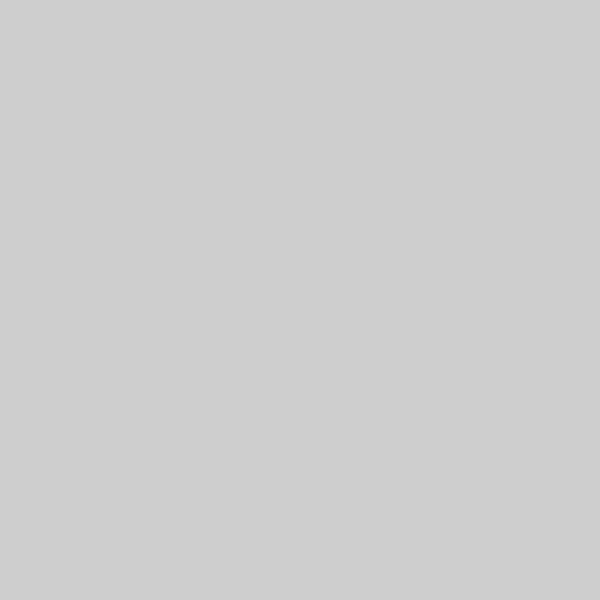
Frame 1 (no input)
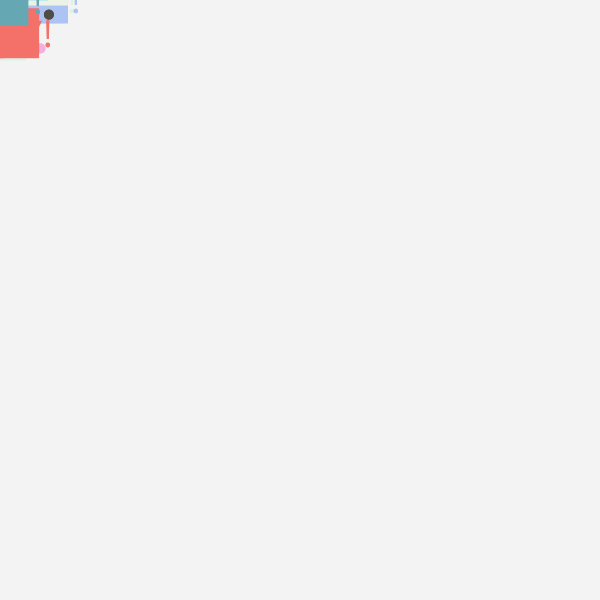
Frame 60 (the mouse pressed at the canvas centre just before this capture)
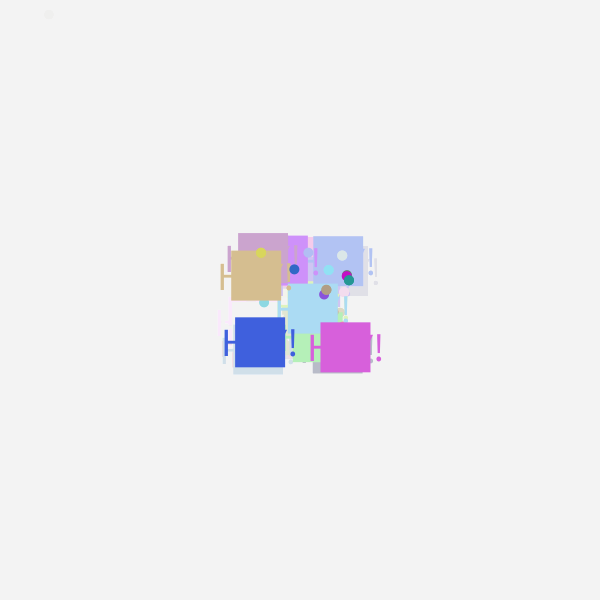
Frame 120 (the mouse held since frame 60 and released just before this capture)

The Processing sketch that drew these frames (run headless with seeded random() and noise(); from frame 60 on, the mouse is pressed at the canvas centre):

// Processing sketch: random_dots_dynamic
// ── random_dots_dynamic.pde
void setup() {
  size (600,600);
  //background(255);
  noStroke();
  
  //make sure everthing is draw from the center
  rectMode(CENTER);
  textAlign(CENTER,CENTER);
  textSize(40);
}

void draw(){
  
  //semi transparent background
  
   fill(255,255,255,10);
   rect(width/2, height/2, width ,height );
   
  // generate random color
  
  float r = random(255);
  float g  = random(255);
  float b = random(255);
  
  // generate a random position near the mouse
  
  float x = mouseX + random(-50,50);
  float y = mouseY + random(-50,50);
  
  //draw an ellipse
  
  fill(r,g,b);
  ellipse(x,y,10,10);
  
  //generate a random shape
  int shapeChoice = int (random(3));
  
  //if statement for ellipse
  if(shapeChoice == 1) {
    // draw an ellipse
    ellipse(x,y,10,10);
  }
  //if statement for rectangle/sqaure
  if(shapeChoice == 2) {
    //draw some text
    text("HEY!",x,y);
    rect(x,y,50,50);
  }
  
}
